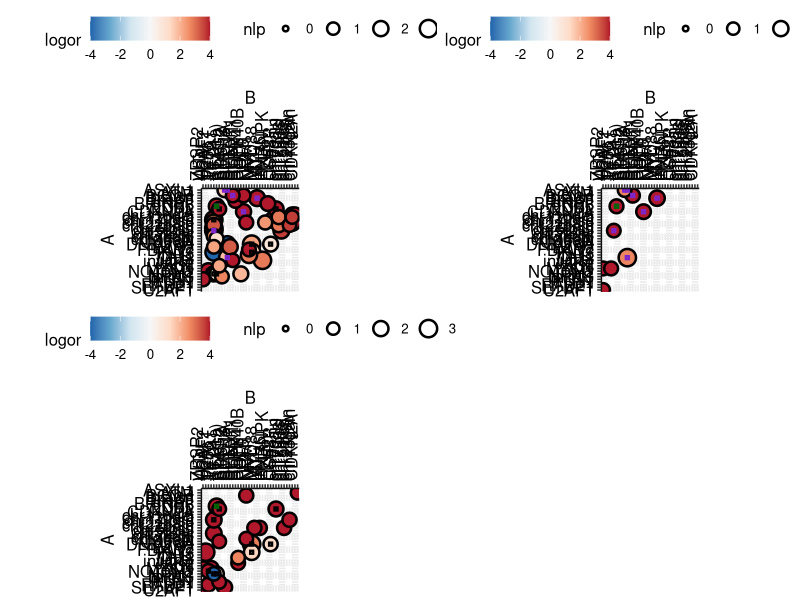

R code for this plot:
#!/usr/bin/Rscript
library(ggplot2)
library(ggpubr)
library(viridis)

zcutoff = 4
freqcutoff = 0

# filter to genes that are mutated in >3.5% of diagnosis or REL1 samples
mutfreqs = read.table("../../fig1/mut-frequencies.txt",skip = 1,header=TRUE)
mygenes = mutfreqs[(mutfreqs$DiagnosisMutFreq >= freqcutoff) | (mutfreqs$Rel1MutFreq >= freqcutoff) ,"gene"]
mygenes = mygenes[mygenes != "TPMT"]

mygenesd = mutfreqs[(mutfreqs$DiagnosisMutFreq >= freqcutoff) ,"gene"]
mygenesd = mygenesd[mygenesd != "TPMT"]

mygenesc = mutfreqs[(mutfreqs$CR1mutFreq >= freqcutoff) ,"gene"]
mygenesc = mygenesc[mygenesc != "TPMT"]

mygenesr = mutfreqs[(mutfreqs$Rel1MutFreq >= freqcutoff) ,"gene"]
mygenesr = mygenesr[mygenesr != "TPMT"]


### diagnosis ######
# mutual exclusivity count matrices taken from cbioportal, then recalculated here for more precise statistics
ddata=read.table("mutual-exclusivity-table.diagnosis.2.tsv",sep="\t",header=TRUE)
ddata = ddata[ddata$A %in% mygenes & ddata$B %in% mygenesd,]

ddata = ddata[,c(-7:-10)]
ddata$or = ""
ddata$pval = ""

for (i in 1:nrow(ddata)){
    mydat = ddata[i,]
    mydf = data.frame(rbind(c(as.numeric(mydat[3]),as.numeric(mydat[4])),c(as.numeric(mydat[5]),as.numeric(mydat[6]))))
    myfish = fisher.test(mydf)
    ddata[i,"or"] = myfish$estimate
    ddata[i,"pval"] = myfish$p.value
}
ddata$pval = as.numeric(ddata$pval)
ddata$or = as.numeric(ddata$or)
ddata$logor = log(ddata$or)
ddata$nlp = log10(ddata$pval)*-1
ddata$adjp = p.adjust(ddata$pval,method="BH")
write.table(ddata,"mutual-exclusivity-table.diagnosis.reanalyze.txt",sep="\t",row.names=FALSE)

# trim the co-occurrence mat range
ddata$logor[ddata$logor < -zcutoff] = -zcutoff # capped at +/- 2 for visualization
ddata$logor[ddata$logor > zcutoff] = zcutoff
ddata$logor = as.numeric(ddata$logor)
ddata$nlp = as.numeric(ddata$nlp)
ddata$nlp[ddata$nlp > 3] = 3
ddata$A = factor(ddata$A,levels=rev(sort(unique(ddata$A))))
ddata$B = factor(ddata$B,levels=rev(sort(unique(ddata$B))))
#ddata$nlp[ddata$pval > 0.05] = NA

### CR1 ########
###
cdata=read.table("mutual-exclusivity-table.CR1.2.tsv",sep="\t",header=TRUE)
cdata = cdata[cdata$A %in% mygenes & cdata$B %in% mygenesc,]
cdata = cdata[,c(-7:-10)]
cdata$or = ""
cdata$pval = ""
for (i in 1:nrow(cdata)){
    mydat = cdata[i,]
    mydf = data.frame(rbind(c(as.numeric(mydat[3]),as.numeric(mydat[4])),c(as.numeric(mydat[5]),as.numeric(mydat[6]))))
    if (complete.cases(mydat[3:6])){
        myfish = fisher.test(mydf)
        cdata[i,"or"] = myfish$estimate
        cdata[i,"pval"] = myfish$p.value
    }
    else {
        cdata[i,"or"] = NA
        cdata[i,"pval"] = NA
    }
}
cdata$pval = as.numeric(cdata$pval)
cdata$or = as.numeric(cdata$or)
cdata$logor = log(cdata$or)
cdata$nlp = log10(cdata$pval)*-1
cdata$adjp = p.adjust(cdata$pval,method="BH")
write.table(cdata,"mutual-exclusivity-table.CR1.reanalyze.txt",sep="\t",row.names=FALSE)

# trim the co-occurrence mat range
cdata$logor[cdata$logor < -zcutoff] = -zcutoff
cdata$logor[cdata$logor > zcutoff] = zcutoff
cdata$logor = as.numeric(cdata$logor)
cdata$nlp = as.numeric(cdata$nlp)
cdata$nlp[cdata$nlp > 3] = 3
cdata$A = factor(cdata$A,levels=rev(sort(unique(cdata$A))))
cdata$B = factor(cdata$B,levels=rev(sort(unique(cdata$B))))
#cdata$nlp[cdata$pval > 0.05] = NA

### relapse ########
###
rdata=read.table("mutual-exclusivity-table.REL1.2.tsv",sep="\t",header=TRUE)
rdata = rdata[rdata$A %in% mygenes & rdata$B %in% mygenesr,]
rdata = rdata[,c(-7:-10)]
rdata$or = ""
rdata$pval = ""
for (i in 1:nrow(rdata)){
    mydat = rdata[i,]
    mydf = data.frame(rbind(c(as.numeric(mydat[3]),as.numeric(mydat[4])),c(as.numeric(mydat[5]),as.numeric(mydat[6]))))
    if (complete.cases(mydat[3:6])){
        myfish = fisher.test(mydf)
        rdata[i,"or"] = myfish$estimate
        rdata[i,"pval"] = myfish$p.value
    }
    else {
        rdata[i,"or"] = NA
        rdata[i,"pval"] = NA
    }
}
rdata$pval = as.numeric(rdata$pval)
rdata$or = as.numeric(rdata$or)
rdata$logor = log(rdata$or)
rdata$nlp = log10(rdata$pval)*-1
rdata$adjp = p.adjust(rdata$pval,method="BH")
write.table(rdata,"mutual-exclusivity-table.REL1.reanalyze.txt",sep="\t",row.names=FALSE)

# trim the co-occurrence mat range
rdata$logor[rdata$logor < -zcutoff] = -zcutoff
rdata$logor[rdata$logor > zcutoff] = zcutoff
rdata$logor = as.numeric(rdata$logor)
rdata$nlp = as.numeric(rdata$nlp)
rdata$nlp[rdata$nlp > 3] = 3
rdata$A = factor(rdata$A,levels=rev(sort(unique(rdata$A))))
rdata$B = factor(rdata$B,levels=rev(sort(unique(rdata$B))))
#rdata$nlp[rdata$pval > 0.05] = NA


ddata$pair = paste(ddata$A, ddata$B,sep="_")
cdata$pair = paste(cdata$A, cdata$B,sep="_")
rdata$pair = paste(rdata$A, rdata$B,sep="_")

# subset to specific pairs of interest
mypairs = c("DNMT3A_FLT3","DNMT3A_NPM1","FLT3_TET2","NPM1_TET2","CBL_DNMT3A","DNMT3A_SRSF2","CBL_TET2","SRSF2_TET2")

ddata2 = ddata[ddata$pair %in% mypairs,]

#######

##### calculate the overlaps ####
sigddata = ddata[ddata$pval < 0.05 & !is.na(ddata$pval),]
sigcdata = cdata[cdata$pval < 0.05 & !is.na(cdata$pval),]
sigrdata = rdata[rdata$pval < 0.05 & !is.na(rdata$pval),]

drsharedpairs = sigddata$pair[sigddata$pair %in% sigrdata$pair] # signif in diag + rel1
dcsharedpairs = sigddata$pair[sigddata$pair %in% sigcdata$pair] # signif in diag + cr1
dcrsharedpairs = drsharedpairs[drsharedpairs %in% dcsharedpairs] # signif in diag + cr1 + rel1

allsigpairs = unique(c(sigddata$pair,sigcdata$pair,sigrdata$pair)) # signif in diag, cr1, or rel1
drsigpairs = unique(c(sigddata$pair,sigrdata$pair))# signif in diag or rel1

# filter the data matrices to the ones that were significant in diag or REL1
library(stringr)
ddata2 = ddata[ddata$pair %in% drsigpairs,]
cdata2 = cdata[cdata$pair %in% drsigpairs,]
rdata2 = rdata[rdata$pair %in% drsigpairs,]

all(ddata2$pair %in% cdata2$pair)
all(ddata2$pair %in% rdata2$pair)
all(cdata2$pair %in% rdata2$pair)

# refactor genes
ddata2$A = factor(ddata2$A,levels=rev(sort(unique(ddata2$A))))
ddata2$B = factor(ddata2$B,levels=rev(sort(unique(ddata2$B))))
cdata2$A = factor(cdata2$A,levels=rev(sort(unique(cdata2$A))))
cdata2$B = factor(cdata2$B,levels=rev(sort(unique(cdata2$B))))
rdata2$A = factor(rdata2$A,levels=rev(sort(unique(rdata2$A))))
rdata2$B = factor(rdata2$B,levels=rev(sort(unique(rdata2$B))))

# then make "NA" pairs that have pval == 1
ddata2[ddata2$pval == 1 & !is.na(ddata2$pval),"nlp"] = NA
cdata2[cdata2$pval == 1 & !is.na(cdata2$pval),"nlp"] = NA
rdata2[rdata2$pval == 1 & !is.na(rdata2$pval),"nlp"] = NA

ddata2[ddata2$pval == 1 & !is.na(ddata2$pval),"logor"] = NA
cdata2[cdata2$pval == 1 & !is.na(cdata2$pval),"logor"] = NA
rdata2[rdata2$pval == 1 & !is.na(rdata2$pval),"logor"] = NA

# plots
library(ggpubr)

g1 = ggplot(ddata2,aes(x=B,y=A)) + geom_point(data = ddata2[ddata2$pval < 0.05,], aes(size=nlp,fill=logor),pch=21,stroke=1.3,color="black") + scale_fill_distiller(palette="RdBu",limits=c(-zcutoff,zcutoff)) + theme_pubr() +  theme(axis.text.x = element_text(angle = 90, vjust = 0.5, hjust=0)) + scale_size(limits=c(0,3),range=c(1,5)) + grids(linetype = "dashed") + scale_x_discrete(position = "top",limits=rev(levels(ddata2$B)), drop=FALSE) + scale_y_discrete(limits=rev(levels(ddata2$A)),drop=FALSE) +
geom_tile(data=ddata2[ddata2$pair %in% drsharedpairs,],fill=NA,color="black",linewidth=0.8,width=1.1,height=1.1) + 
geom_tile(data=ddata2[ddata2$pair %in% dcsharedpairs,],fill=NA,color="purple3",linewidth=0.8,width=1.1,height=1.1) + 
geom_tile(data=ddata2[ddata2$pair %in% dcrsharedpairs,],fill=NA,color="darkgreen",linewidth=0.8,width=1.1,height=1.1) + coord_equal()


g2 = ggplot(cdata2,aes(x=B,y=A)) + geom_point(data = cdata2[cdata2$pval < 0.05,], aes(size=nlp,fill=logor),pch=21,stroke=1.3,color="black") + scale_fill_distiller(palette="RdBu",limits=c(-zcutoff,zcutoff)) + theme_pubr() +  theme(axis.text.x = element_text(angle = 90, vjust = 0.5, hjust=0)) + scale_size(limits=c(0,3),range=c(1,5)) + grids(linetype = "dashed") + scale_x_discrete(position = "top",limits=rev(levels(cdata2$B)), drop=FALSE) + scale_y_discrete(limits=rev(levels(cdata2$A)),drop=FALSE) +
geom_tile(data=cdata2[cdata2$pair %in% dcsharedpairs,],fill=NA,color="purple3",linewidth=0.8,width=1.1,height=1.1) + 
geom_tile(data=cdata2[cdata2$pair %in% dcrsharedpairs,],fill=NA,color="darkgreen",linewidth=0.8,width=1.1,height=1.1) + coord_equal()


g3 = ggplot(rdata2,aes(x=B,y=A)) + geom_point(data = rdata2[rdata2$pval < 0.05,], aes(size=nlp,fill=logor),pch=21,stroke=1.3,color="black") + scale_fill_distiller(palette="RdBu",limits=c(-zcutoff,zcutoff)) + theme_pubr() +  theme(axis.text.x = element_text(angle = 90, vjust = 0.5, hjust=0)) + scale_size(limits=c(0,3),range=c(1,5)) + grids(linetype = "dashed") + scale_x_discrete(position = "top",limits=rev(levels(rdata2$B)), drop=FALSE) + scale_y_discrete(limits=rev(levels(rdata2$A)),drop=FALSE) +
geom_tile(data=rdata2[rdata2$pair %in% drsharedpairs,],fill=NA,color="black",linewidth=0.8,width=1.1,height=1.1) + 
geom_tile(data=rdata2[rdata2$pair %in% dcrsharedpairs,],fill=NA,color="darkgreen",linewidth=0.8,width=1.1,height=1.1) + coord_equal()

library(gridExtra)
pdf("mutual-exclusivity-dotplot.diag.cr1.rel1.pdf",height=19,width=16,useDingbats=FALSE,onefile=TRUE)
grid.arrange(g1,g2,g3,ncol=2)
dev.off()